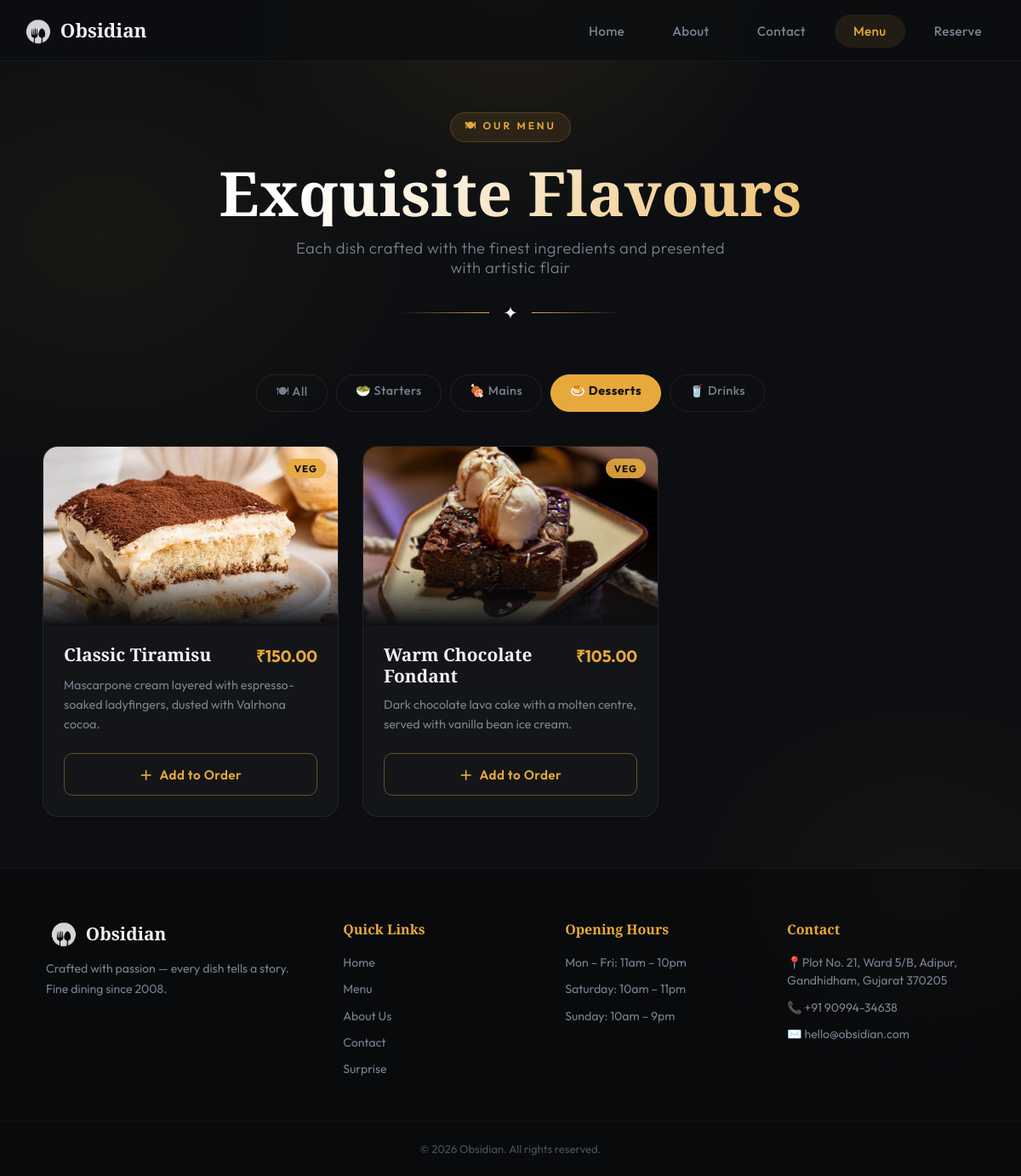
/Backend/menu.php?cat=Desserts, run on the app's committed database.
### tables this page shows
CREATE TABLE IF NOT EXISTS menu_items (
    id          VARCHAR(20)    PRIMARY KEY,
    category    VARCHAR(50)    NOT NULL,
    name        VARCHAR(150)   NOT NULL,
    description TEXT           NOT NULL,
    price       DECIMAL(10,2)  NOT NULL,
    badge       VARCHAR(30)    DEFAULT 'Veg',
    image_path  VARCHAR(500)   DEFAULT NULL,
    is_visible  TINYINT(1)     DEFAULT 1,
    sort_order  INT            DEFAULT 0,
    created_at  TIMESTAMP      DEFAULT CURRENT_TIMESTAMP
);

### Backend/menu.php (the view, shortened to what this page needs)
<?php
$cart = $_SESSION['cart'];
$active_cat = $_GET['cat'] ?? 'all';
require_once '../includes/db.php';
$menu_raw = $pdo->query(
    "SELECT * FROM menu_items WHERE is_visible = 1 ORDER BY sort_order ASC, id ASC"
)->fetchAll();
$menu = array_map(function ($row) {
    return [
        'id' => $row['id'],
        'category' => $row['category'],
        'name' => $row['name'],
        'desc' => $row['description'],
        'price' => (float) $row['price'],
        'badge' => $row['badge'],
        'img' => $row['image_path'],
    ];
}, $menu_raw);
$categories = array_unique(array_column($menu, 'category'));
include '../includes/header.php';
?>
<header class="hero page-hero">
    <div class="hero-content">
        <div class="hero-tag">🍽 Our Menu</div>
        <h1>Exquisite Flavours</h1>
        <p class="hero-subtitle">Each dish crafted with the finest ingredients and presented with artistic flair</p>
        <div class="divider"><span>✦</span></div>
    </div>
</header>
<nav class="category-nav" aria-label="Menu categories">
    <a href="menu.php?cat=all" class="cat-btn <?= $active_cat === 'all' ? 'active' : '' ?>">🍽 All</a>
    <?php foreach ($categories as $cat):
        $emoji = match ($cat) {
            'Starters' => '🥗',
            'Mains' => '🍖',
            'Desserts' => '🍮',
            'Drinks' => '🥤',
            default => '🍴'
        };
        ?>
        <a href="menu.php?cat=<?= urlencode($cat) ?>" class="cat-btn <?= $active_cat === $cat ? 'active' : '' ?>">
            <?= $emoji ?>     <?= htmlspecialchars($cat) ?>
        </a>
    <?php endforeach; ?>
</nav>
<main>
    <div class="menu-container" id="menuGrid">
        <?php foreach ($menu as $item):
            if ($active_cat !== 'all' && $item['category'] !== $active_cat)
                continue;
            $price_fmt = '₹' . number_format($item['price'], 2);
            $in_cart = isset($cart[$item['id']]);
            $cart_qty = $in_cart ? $cart[$item['id']]['qty'] : 0;
            ?>
            <article class="menu-card" id="card-<?= htmlspecialchars($item['id']) ?>">
                <div class="img-wrapper">
                    <img class="card-img" src="<?= htmlspecialchars($item['img']) ?>"
                        alt="<?= htmlspecialchars($item['name']) ?>" loading="lazy">
                    <?php if ($item['badge']): ?>
                        <span class="badge"><?= htmlspecialchars($item['badge']) ?></span>
                    <?php endif; ?>
                </div>
                <div class="card-body">
                    <div class="card-meta">
                        <h3 class="card-title"><?= htmlspecialchars($item['name']) ?></h3>
                        <span class="card-price"><?= $price_fmt ?></span>
                    </div>
                    <p class="card-desc"><?= htmlspecialchars($item['desc']) ?></p>
                    <div class="card-actions" id="actions-<?= htmlspecialchars($item['id']) ?>">
                        <?php if ($in_cart): ?>
                            <div class="qty-controls">
                                <form method="POST" action="menu.php" class="ajax-cart-form">
                                    <input type="hidden" name="cart_action" value="remove">
                                    <input type="hidden" name="item_id" value="<?= htmlspecialchars($item['id']) ?>">
                                    <input type="hidden" name="item_name" value="<?= htmlspecialchars($item['name'], ENT_QUOTES) ?>">
                                    <input type="hidden" name="item_price" value="<?= $item['price'] ?>">
                                    <input type="hidden" name="current_category" value="<?= htmlspecialchars($active_cat) ?>">
                                    <button type="submit" class="qty-btn" title="Remove one">−</button>
                                </form>
                                <span class="qty-display"><?= $cart_qty ?></span>
                                <form method="POST" action="menu.php" class="ajax-cart-form">
                                    <input type="hidden" name="cart_action" value="add">
                                    <input type="hidden" name="item_id" value="<?= htmlspecialchars($item['id']) ?>">
                                    <input type="hidden" name="item_name"
                                        value="<?= htmlspecialchars($item['name'], ENT_QUOTES) ?>">
                                    <input type="hidden" name="item_price" value="<?= $item['price'] ?>">
                                    <input type="hidden" name="current_category" value="<?= htmlspecialchars($active_cat) ?>">
                                    <button type="submit" class="qty-btn" title="Add one">+</button>
                                </form>
                            </div>
                        <?php else: ?>
                            <form method="POST" action="menu.php" class="ajax-cart-form">
                                <button type="submit" class="add-btn">
                                    <span class="btn-icon">＋</span>
                                    <span class="btn-text">Add to Order</span>
                                </button>
                            </form>
                        <?php endif; ?>
                    </div>
                </div>
            </article>
        <?php endforeach; ?>
    </div>
</main>
<?php include '../includes/footer.php'; ?>

### data on the page
menu_items: image_path (picture), badge "VEG", name "Classic Tiramisu", price "₹150.00", description "Mascarpone cream layered with espresso-soaked ladyfingers, dusted with Valrhona cocoa."
menu_items: image_path (picture), badge "VEG", name "Warm Chocolate Fondant", price "₹105.00", description "Dark chocolate lava cake with a molten centre, served with vanilla bean ice cream."

### other printed values
$emoji "🥗"
$cat "Starters"
$emoji "🍖"
$cat "Mains"
$emoji "🍮"
$cat "Desserts"
$emoji "🥤"
$cat "Drinks"
